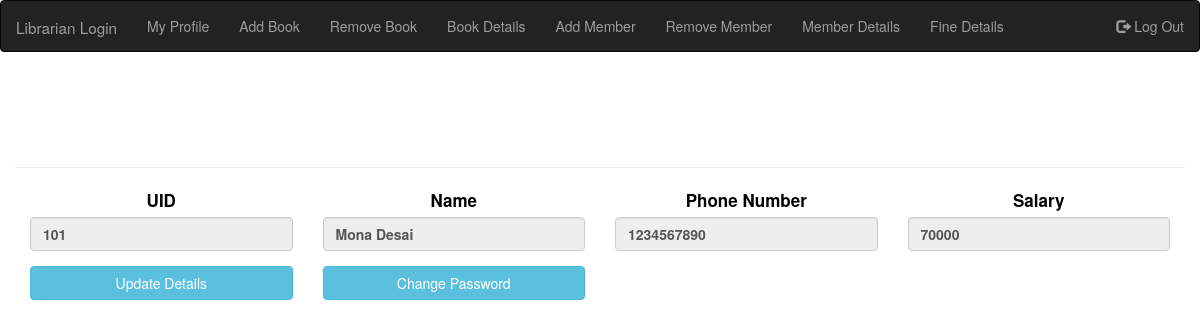
Page /MyProfile.php (signed in) on the committed database.
### tables this page shows
CREATE TABLE `users` (
  `User_Id` int(11) NOT NULL,
  `User_Name` varchar(40) NOT NULL,
  `User_Password` varchar(20) NOT NULL,
  `User_PhNo` varchar(10) NOT NULL,
  `User_Grp` int(11) NOT NULL
);

CREATE TABLE `librarian` (
  `Lib_Id` int(11) NOT NULL,
  `Lib_Salary` int(11) NOT NULL
);

### MyProfile.php (the view, shortened to what this page needs)
<?php
    if($_SESSION['grp']==1)
        include "LibrarianNavBar.php";
    include "Connection.php";
?>
<!DOCTYPE html>
<html>
    <head>
        <link rel="stylesheet" href="https://maxcdn.bootstrapcdn.com/bootstrap/3.3.7/css/bootstrap.min.css">
    </head>
    <body>
        <?php
            $sql="SELECT* from users where User_Id=".$_SESSION['uid']."";
            $row=$db->query($sql);
            $row=$row->fetch_assoc();
            if($_SESSION['grp']==1)
                $sql="SELECT Lib_Salary as salary from librarian where Lib_Id=".$_SESSION['uid']."";
            $sal=$db->query($sql)->fetch_assoc();
            $sal=$sal["salary"];
        ?>
        <form action="" method="POST" class="size">
            <div class="container text-center">
                <div class="row">
                    <div class="page-header">
                        <p style= "font-size:25px;color:white"><b>My Profile</b></p>
                    </div>
                </div>
                <div class="row">
                    <div class="col-lg-3">
                        <div class="form-group">
                            <label>UID</label>
                            <input type="text" class="form-control" value="<?= $_SESSION['uid'] ?>" readonly="readonly">
                        </div>
                    </div>
                    <div class="col-lg-3">
                        <div class="form-group">
                            <label>Name</label>
                            <input type="text" class="form-control" value="<?= $row["User_Name"] ?>" readonly="readonly">
                        </div>
                    </div>
                    <div class="col-lg-3">
                        <div class="form-group">
                            <label>Phone Number</label>
                            <input type="text" class="form-control" value="<?= $row["User_PhNo"] ?>" readonly="readonly">
                        </div>
                    </div>
                    <div class="col-lg-3">
                        <div class="form-group">
                            <label>Salary</label>
                            <input type="text" class="form-control" value="<?= $sal ?>" readonly="readonly">
                        </div>
                    </div>
                </div>
                <div class="row">
                    <div class="col-lg-offset col-lg-3">
                        <input type="submit" class="btn btn-block btn-info" value="Update Details" name="Update">
                    </div>
                    <div class="col-lg-3">
                        <input type="submit" class="btn btn-block btn-info" value="Change Password" name="ChPass">
                    </div>
                </div>
            </div>
        </form>
    </body>
</html>

### MyProfile.php (style rules this page uses)
body { background-image:url("https://i.pinimg.com/originals/4a/d3/1e/4ad31e581fea06529ca8997f583b87be.jpg"); background-repeat:no-repeat; background-position:center; background-attachment:fixed; background-size:cover; }
.size { color:black; font-size: 17px; font-weight:bold; }

### rows in the picture
users: User_Name "Mona Desai", User_PhNo "1234567890"
librarian: Lib_Salary "70000"
